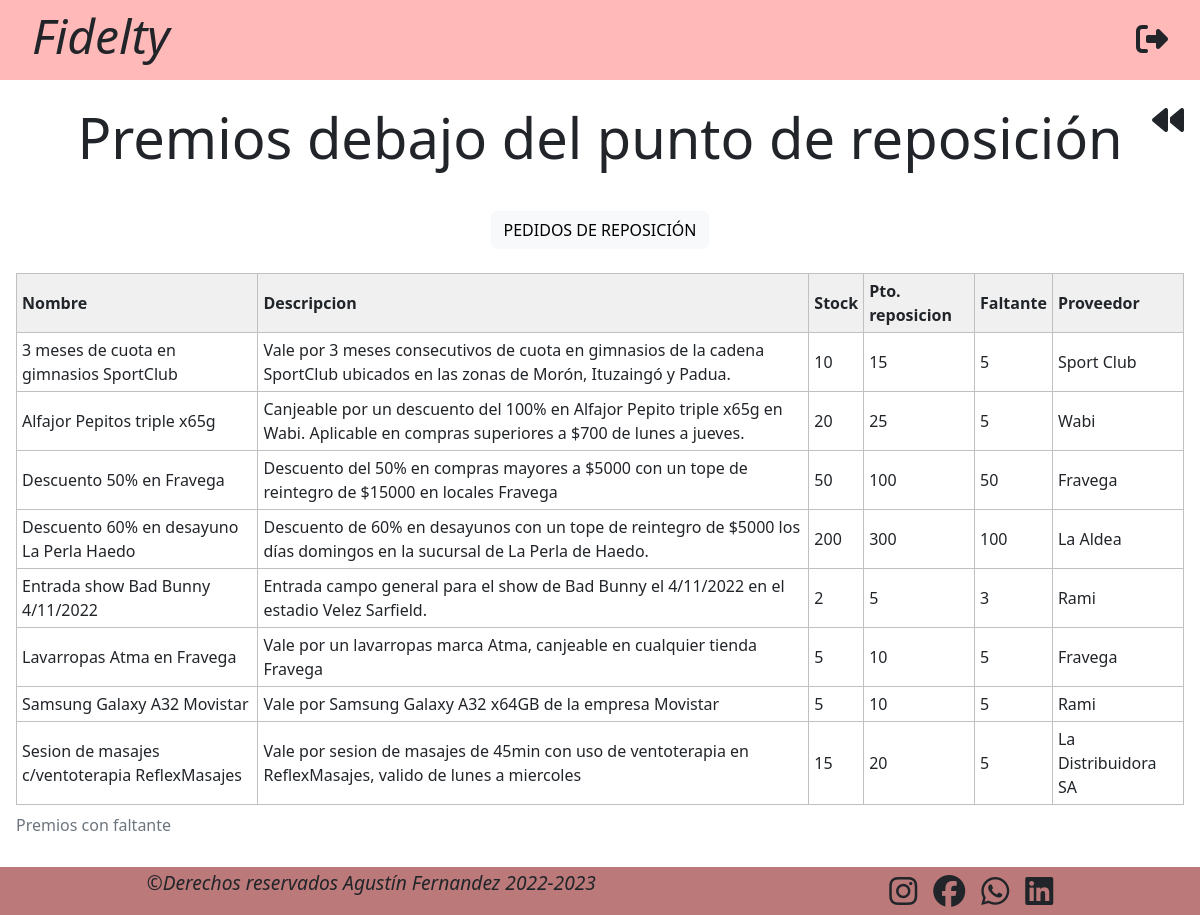
/premios_debajo_reposicion.php (signed in), run on the app's committed database.
### tables this page shows
CREATE TABLE `premios` (
  `id` int(5) NOT NULL,
  `saldo` int(10) NOT NULL,
  `stock` int(6) DEFAULT 0,
  `punto_reposicion` int(6) DEFAULT NULL,
  `img` varchar(255) DEFAULT NULL,
  `nombre` varchar(50) NOT NULL,
  `descripcion` varchar(500) NOT NULL,
  `proveedor` varchar(100) NOT NULL
);

### premios_debajo_reposicion.php (the view, shortened to what this page needs)
<!DOCTYPE html>
<html lang="en">
<head>
    <link href="https://cdn.jsdelivr.net/npm/bootstrap@5.2.1/dist/css/bootstrap.min.css" rel="stylesheet">
    <link rel="stylesheet" href="https://cdnjs.cloudflare.com/ajax/libs/toastr.js/latest/toastr.min.css">
    <link rel="stylesheet" href="css/styles_canjes.css">
    <link rel="stylesheet" href="css/styles_tabla.css">
</head>
<body>
    <header>
        <h2 class="display-5 text-center"><a href="index_admin.php">Fidelty</a></h2>
        <a href="php/funciones.php?session_destroy=true"><i class="fa-solid fa-right-from-bracket"></i></a>
    </header>
    <a class="go_back" href="index_admin.php">
        <i class="fa-solid fa-backward"></i>
    </a>
    <h1 class="display-4 text-center mt-4 mb-4">Premios debajo del punto de reposición</h1>
    <main class="p-3">
        <table class="tabla">
            <caption>Premios con faltante</caption>
            <thead>
                <tr>
                    <th>Nombre</th>
                    <th>Descripcion</th>
                    <th>Stock</th>
                    <th>Pto. reposicion</th>
                    <th>Faltante</th>
                    <th>Proveedor</th>
                </tr>
            </thead>
            <tbody>
                <?php
                include("php/conexion.php");
                $result = mysqli_query($conexion, "SELECT * FROM premios WHERE premios.punto_reposicion IS NOT NULL AND premios.stock < premios.punto_reposicion ORDER BY nombre;");
                while ($row = mysqli_fetch_assoc($result)) {
                    echo "
                        <tr>
                            <td>" . $row['nombre'] . "</td>
                            <td>" . $row['descripcion'] . "</td>
                            <td>" . $row['stock'] . "</td>
                            <td>" . $row['punto_reposicion'] . "</td>
                            <td>" . $row['punto_reposicion'] - $row['stock'] . "</td>
                            <td>" . $row['proveedor'] . "</td>
                        </tr>
                        ";
                    }
                    echo "<button type='button' class='btn btn-light mb-4'><a href='pedidos_reposicion_proveedores.php'>PEDIDOS DE REPOSICIÓN</a></button>";
                ?>
            </tbody>
        </table>
    </main>
    <footer>
        <p class="footer_derechos">©Derechos reservados Agustín Fernandez 2022-2023</p>
        <div class="footer_redes">
            <a href="#"><i class="fa-brands fa-instagram"></i></a>
            <a href="#"><i class="fa-brands fa-facebook"></i></a>
            <a href="#"><i class="fa-brands fa-whatsapp"></i></a>
            <a href="#"><i class="fa-brands fa-linkedin"></i></a>
        </div>
    </footer>
</body>
</html>

### css/styles_canjes.css (style rules this page uses)
* { margin: 0; padding: 0; box-sizing: border-box; }
a, a:link, a:visited, a:hover, a:active { color: inherit; text-decoration: inherit; font-weight: inherit; }
body { margin: 0; padding: 0; height: 100%; }
main { min-height: calc(100vh - 8rem); padding-top: 1rem; display: flex; flex-direction: column; justify-content: flex-start; align-items: center; }
header { width: 100%; height: 5rem; background-color: #ffb9b9; display: flex; justify-content: space-between; align-items: center; padding-left: 2rem; padding-right: 2rem; }
header h2 { font-style: italic; }
header i { font-size: 2rem; cursor: pointer; }
footer { width: 100%; height: 3rem; background-color: #bb7979; display: flex; justify-content: space-around; align-items: center; }
.footer_derechos { font-size: 1.2rem; font-style: italic; }
.footer_redes { font-size: 2rem; display: flex; gap: 1rem; }
.go_back { margin-top: 1rem; margin-left: 1rem; margin-bottom: 1rem; font-size: 2rem; display: flex; flex-direction: row-reverse; align-items: center; gap: 1rem; position: fixed; top: 5rem; right: 1rem; font-size: 2rem; }
.tabla { border: 1px solid #C0C0C0; border-collapse: collapse; padding: 5px; margin-left: auto; margin-right: auto; width: auto; }
.tabla th { border: 1px solid #C0C0C0; padding: 5px; background: #F0F0F0; }
.tabla td { border: 1px solid #C0C0C0; padding: 5px; }

### css/styles_tabla.css (style rules this page uses)
.tabla { border: 1px solid #C0C0C0; border-collapse: collapse; padding: 5px; margin-left: auto; margin-right: auto; width: auto; }
.tabla th { border: 1px solid #C0C0C0; padding: 5px; background: #F0F0F0; }
.tabla td { border: 1px solid #C0C0C0; padding: 5px; }

### data on the page
premios: nombre "3 meses de cuota en gimnasios SportClub", descripcion "Vale por 3 meses consecutivos de cuota en gimnasios de la cadena SportClub ubicados en las zonas de Morón, Ituzaingó y Padua.", stock "10", punto_reposicion "15", $row['punto_reposicion'] - $row['stock'] "5", proveedor "Sport Club"
premios: nombre "Alfajor Pepitos triple x65g", descripcion "Canjeable por un descuento del 100% en Alfajor Pepito triple x65g en Wabi. Aplicable en compras superiores a $700 de lunes a jueves.", stock "20", punto_reposicion "25", $row['punto_reposicion'] - $row['stock'] "5", proveedor "Wabi"
premios: nombre "Descuento 50% en Fravega", descripcion "Descuento del 50% en compras mayores a $5000 con un tope de reintegro de $15000 en locales Fravega", stock "50", punto_reposicion "100", $row['punto_reposicion']-$row['stock'] "50", proveedor "Fravega"
premios: nombre "Descuento 60% en desayuno La Perla Haedo", descripcion "Descuento de 60% en desayunos con un tope de reintegro de $5000 los días domingos en la sucursal de La Perla de Haedo.", stock "200", punto_reposicion "300", $row['punto_reposicion'] - $row['stock'] "100", proveedor "La Aldea"
premios: nombre "Entrada show Bad Bunny 4/11/2022", descripcion "Entrada campo general para el show de Bad Bunny el 4/11/2022 en el estadio Velez Sarfield.", stock "2", punto_reposicion "5", $row['punto_reposicion'] - $row['stock'] "3", proveedor "Rami"
premios: nombre "Lavarropas Atma en Fravega", descripcion "Vale por un lavarropas marca Atma, canjeable en cualquier tienda Fravega", stock "5", punto_reposicion "10", $row['punto_reposicion']-$row['stock'] "5", proveedor "Fravega"
premios: nombre "Samsung Galaxy A32 Movistar", descripcion "Vale por Samsung Galaxy A32 x64GB de la empresa Movistar", stock "5", punto_reposicion "10", $row['punto_reposicion']-$row['stock'] "5", proveedor "Rami"
premios: nombre "Sesion de masajes c/ventoterapia ReflexMasajes", descripcion "Vale por sesion de masajes de 45min con uso de ventoterapia en ReflexMasajes, valido de lunes a miercoles", stock "15", punto_reposicion "20", $row['punto_reposicion'] - $row['stock'] "5", proveedor "La Distribuidora SA"
